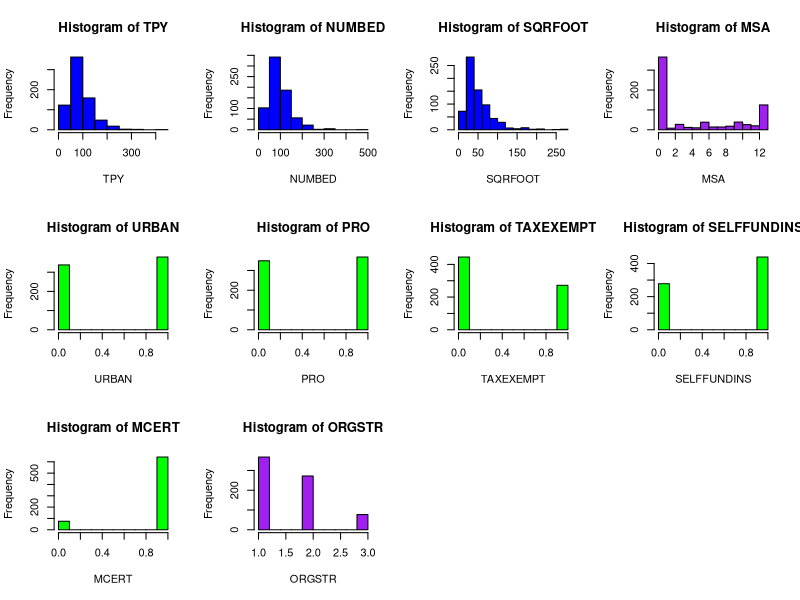
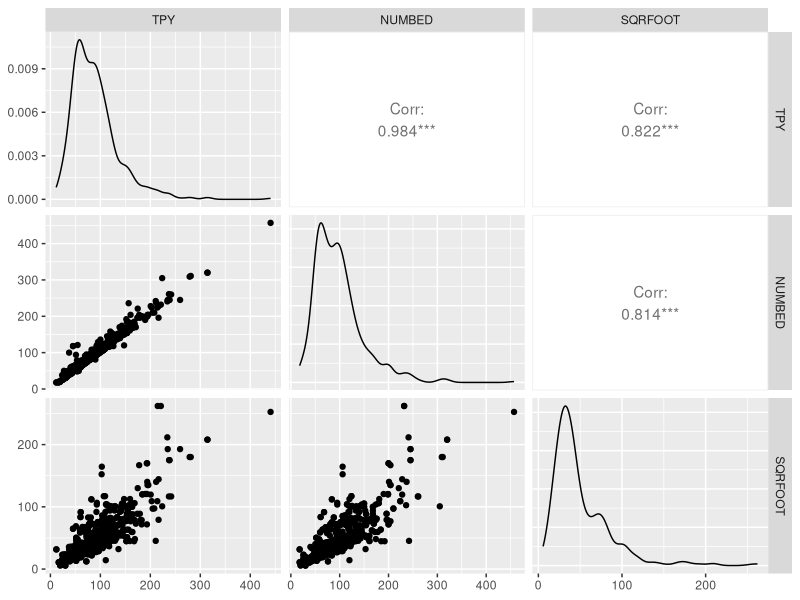
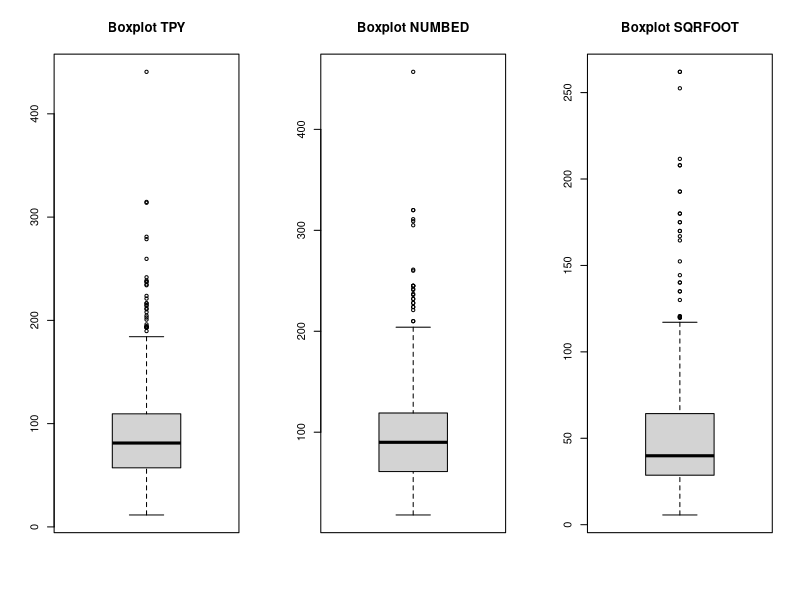
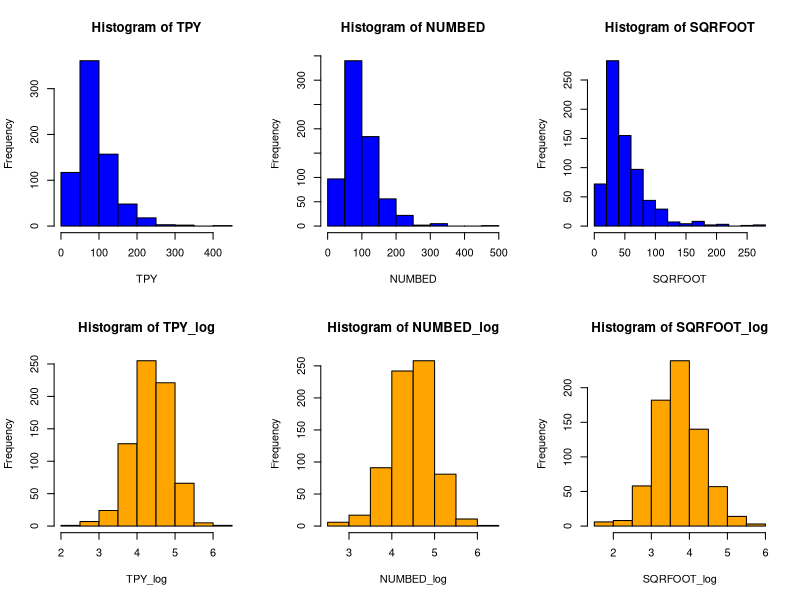
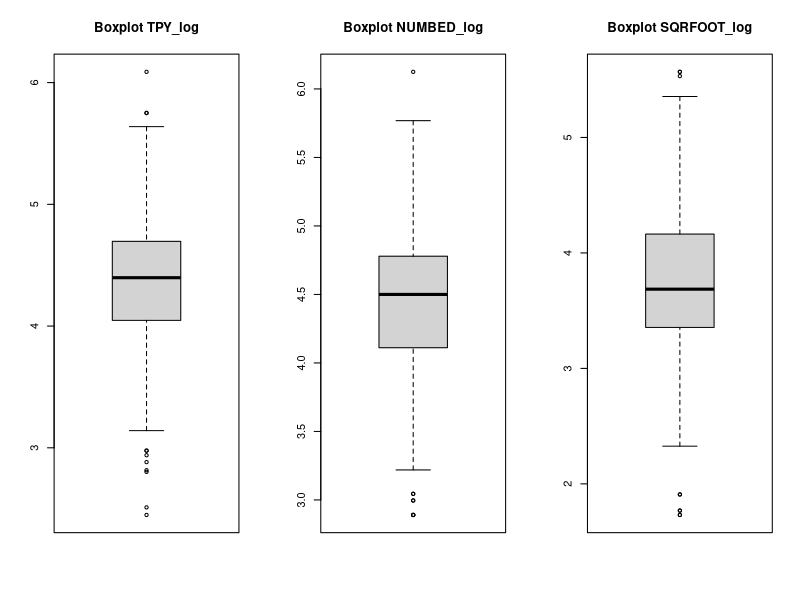

The R script that drew these images, in order:
## ---- chunk 1
datafile <- read.csv("WiscNursingHome.csv")
datafile
## ---- chunk 2
# Set the layout of the graph
par(mfrow = c(3,4))

# Draw the first histogram
hist(datafile$TPY, main = "Histogram of TPY", xlab = "TPY", col = "blue")

# Draw the second histogram
hist(datafile$NUMBED, main = "Histogram of NUMBED", xlab = "NUMBED", col = "blue")

# Draw the third histogram
hist(datafile$SQRFOOT, main = "Histogram of SQRFOOT", xlab = "SQRFOOT", col = "blue")
hist(datafile$MSA, main = "Histogram of MSA", xlab = "MSA", col = "purple")
hist(datafile$URBAN, main = "Histogram of URBAN", xlab = "URBAN", col = "green")
hist(datafile$PRO, main = "Histogram of PRO", xlab = "PRO", col = "green")
hist(datafile$TAXEXEMPT, main = "Histogram of TAXEXEMPT", xlab = "TAXEXEMPT", col = "green")
hist(datafile$SELFFUNDINS, main = "Histogram of SELFFUNDINS", xlab = "SELFFUNDINS", col = "green")
hist(datafile$MCERT, main = "Histogram of MCERT", xlab = "MCERT", col = "green")
hist(datafile$ORGSTR, main = "Histogram of ORGSTR", xlab = "ORGSTR", col = "purple")
## ---- chunk 3
datafile <- na.omit(datafile) # remove missing values
new_df <- subset(datafile, select = -c(hospID, CRYEAR, MSA, URBAN, PRO, TAXEXEMPT, SELFFUNDINS, MCERT, ORGSTR))
## ---- chunk 4
library(ggplot2)
library(GGally)
ggpairs(new_df)
## ---- chunk 5
summary(new_df)
## ---- chunk 6

par(mfrow = c(1, 3))

boxplot(new_df$TPY, main = "Boxplot TPY")
 
boxplot(new_df$NUMBED, main = "Boxplot NUMBED")

boxplot(new_df$SQRFOOT, main = "Boxplot SQRFOOT")
## ---- chunk 7
library(dplyr)
new_df_log <- new_df %>% mutate(TPY_log = log(TPY), NUMBED_log = log(NUMBED), SQRFOOT_log = log(SQRFOOT))
new_df_log
## ---- chunk 8
# Set the layout of the graph
par(mfrow = c(2,3))

# Draw the first histogram
hist(new_df_log$TPY, main = "Histogram of TPY", xlab = "TPY", col = "blue")

# Draw the second histogram
hist(new_df_log$NUMBED, main = "Histogram of NUMBED", xlab = "NUMBED", col = "blue")

# Draw the third histogram
hist(new_df_log$SQRFOOT, main = "Histogram of SQRFOOT", xlab = "SQRFOOT", col = "blue")
hist(new_df_log$TPY_log, main = "Histogram of TPY_log", xlab = "TPY_log", col = "orange")
hist(new_df_log$NUMBED_log, main = "Histogram of NUMBED_log", xlab = "NUMBED_log", col = "orange")
hist(new_df_log$SQRFOOT_log, main = "Histogram of SQRFOOT_log", xlab = "SQRFOOT_log", col = "orange")

## ---- chunk 9
new_df_log <- subset(new_df_log, select = -c(TPY, NUMBED, SQRFOOT))
new_df_log
## ---- chunk 10
summary(new_df_log)
## ---- chunk 11

par(mfrow = c(1, 3))

boxplot(new_df_log$TPY_log, main = "Boxplot TPY_log")
 
boxplot(new_df_log$NUMBED_log, main = "Boxplot NUMBED_log")

boxplot(new_df_log$SQRFOOT_log, main = "Boxplot SQRFOOT_log")
